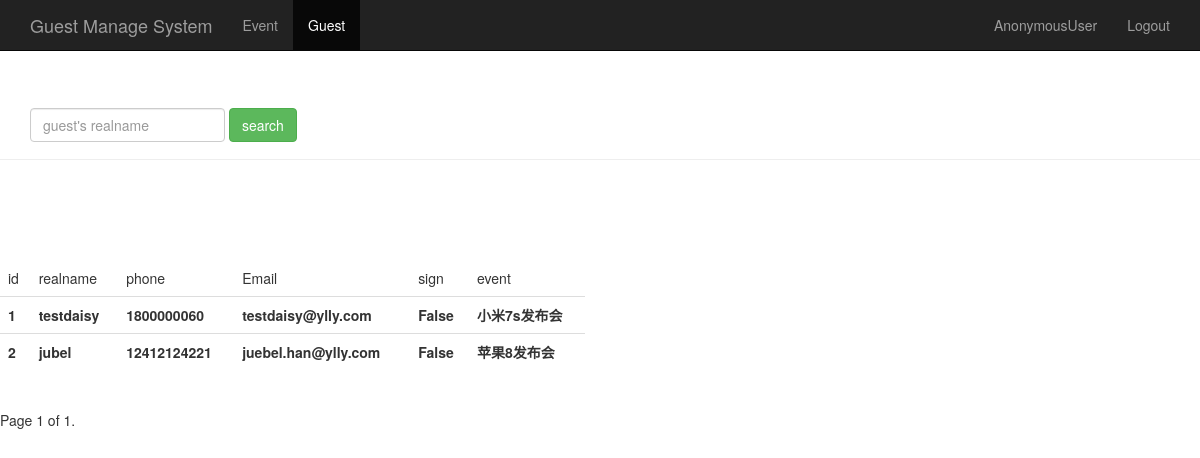
The page /search_realname/ on the database its author committed.
### sign/models.py (models this page shows, shortened)
class Guest(models.Model):
    event = models.ForeignKey(Event)  # id of event foreignkey
    realname = models.CharField(max_length=64) #name of guest
    phone = models.CharField(max_length=16)  #phone of guest
    email = models.EmailField()   #email of guest
    sign = models.BooleanField() #status of sign
    create_time = models.DateTimeField(auto_now=True)
    class Meta: # event_id+phone as unique primary key
        unique_together = ("event","phone")

class Event(models.Model):
    name = models.CharField(max_length=100) #event title
    limit = models.IntegerField()           #amount of attendance people
    status = models.BooleanField()          #status of event
    address = models.CharField(max_length=200) #address
    start_time = models.DateTimeField('events time') #time of event
    create_time = models.DateTimeField(auto_now=True) #create time of event(auto)
    def __str__(self):
        return self.name

### sign/views.py (the view)
# urls.py: url(r'^search_realname/$',views.search_realname),
def search_realname(request):
    guest_realname = request.GET.get("realname",'')
    guest_list = Guest.objects.filter(realname__contains= guest_realname)
    paginator = Paginator(guest_list, 2)
    page = request.GET.get('page')
    try:
        contacts = paginator.page(page)
    except PageNotAnInteger:
        contacts = paginator.page(1)
    except EmptyPage:
        contacts = paginator.page(page.num_pages)
    return  render(request,"guest_manage.html",{ "guests": contacts})

### sign/templates/guest_manage.html (shortened to what this page needs)
<!DOCTYPE html>
<html lang="zh-CN">
<head>
    {% load bootstrap3%}
    {% bootstrap_css %}
</head>
<body role="document">
<nav class="navbar navbar-inverse navbar-fixed-top">
    <div class="container">
        <div class="navbar-header">
            <a class="navbar-brand" href="/event_manage/">Guest Manage System</a>
        </div>
        <div id="navbar_guest" class="collapse navbar-collapse">
            <ul class="nav navbar-nav">
                <li><a href="/event_manage/">Event</a> </li>
                <li class="active"><a href="#">Guest</a> </li>
            </ul>
            <ul class="nav navbar-nav navbar-right">
                <li><a href="#">{{user}}</a> </li>
                <li><a href="/logout/">Logout</a> </li>
            </ul>
        </div>
    </div>
</nav>
<div class="page-header" style="padding-top: 60px;">
    <div id="navbar_searchrealname" class="navbar-collapse collapse">
        <form class="navbar-form" method="get" action="/search_realname/">
            <div class="form-group">
            <input name="realname" type="text" placeholder="guest's realname" class="form-control">
            </div>
            <button type="submit" class="btn btn-success">search</button>
        </form>
    </div>
</div>
<div class="row" style="padding-top: 80px">
    <div class="col-md-6">
        <table class="table table-stripesd">
            <thead>
            <tr>
                <td>id</td><td>realname</td><td>phone</td><td>Email</td><td>sign</td><td>event</td>
            </tr>
            </thead>
            <tbody>
            {% for guest in guests %}
            <tr>
                <th>{{guest.id}}</th>
                <th>{{guest.realname}}</th>
                <th>{{guest.phone}}</th>
                <th>{{guest.email}}</th>
                <th>{{guest.sign}}</th>
                <th>{{guest.event}}</th>
            </tr>
            {% endfor%}
            </tbody>
        </table>
    </div>
</div>
<div class="pagination">
    <span class="step-links">
        <span class="current">
            Page {{ guests.number}} of {{guests.paginator.num_pages}}.
        </span>
    </span>
</div>
</body>
</html>

### rows shown on the page
Guest: id "1", realname "testdaisy", phone "1800000060", email "testdaisy@ylly.com", sign "False", event "小米7s发布会"
Guest: id "2", realname "jubel", phone "12412124221", email "juebel.han@ylly.com", sign "False", event "苹果8发布会"

### other values the page prints
{{ user }} "AnonymousUser"
{{ guests.number }} "1"
{{ guests.paginator.num_pages }} "1"
